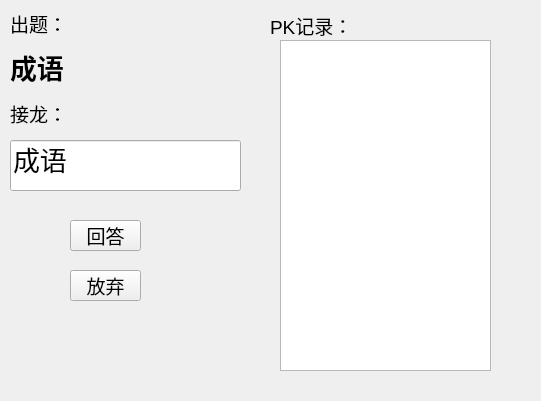
<?xml version="1.0" encoding="UTF-8"?>
<ui version="4.0">
 <class>Form</class>
 <widget class="QWidget" name="Form">
  <property name="geometry">
   <rect>
    <x>0</x>
    <y>0</y>
    <width>541</width>
    <height>401</height>
   </rect>
  </property>
  <property name="windowTitle">
   <string>成语接龙</string>
  </property>
  <widget class="QLabel" name="lblIdiom">
   <property name="geometry">
    <rect>
     <x>10</x>
     <y>46</y>
     <width>181</width>
     <height>41</height>
    </rect>
   </property>
   <property name="sizePolicy">
    <sizepolicy hsizetype="Expanding" vsizetype="Preferred">
     <horstretch>2</horstretch>
     <verstretch>0</verstretch>
    </sizepolicy>
   </property>
   <property name="font">
    <font>
     <pointsize>20</pointsize>
     <weight>75</weight>
     <bold>true</bold>
    </font>
   </property>
   <property name="contextMenuPolicy">
    <enum>Qt::DefaultContextMenu</enum>
   </property>
   <property name="text">
    <string>成语</string>
   </property>
  </widget>
  <widget class="QLabel" name="lblName1">
   <property name="geometry">
    <rect>
     <x>10</x>
     <y>98</y>
     <width>57</width>
     <height>31</height>
    </rect>
   </property>
   <property name="font">
    <font>
     <pointsize>14</pointsize>
    </font>
   </property>
   <property name="text">
    <string>接龙：</string>
   </property>
  </widget>
  <widget class="QLineEdit" name="lineEdit">
   <property name="geometry">
    <rect>
     <x>10</x>
     <y>140</y>
     <width>231</width>
     <height>51</height>
    </rect>
   </property>
   <property name="font">
    <font>
     <pointsize>20</pointsize>
     <weight>50</weight>
     <bold>false</bold>
    </font>
   </property>
   <property name="text">
    <string>成语</string>
   </property>
  </widget>
  <widget class="QLabel" name="lblName2">
   <property name="geometry">
    <rect>
     <x>270</x>
     <y>10</y>
     <width>101</width>
     <height>31</height>
    </rect>
   </property>
   <property name="font">
    <font>
     <pointsize>14</pointsize>
    </font>
   </property>
   <property name="text">
    <string>PK记录：</string>
   </property>
  </widget>
  <widget class="QTextBrowser" name="textBrowser">
   <property name="geometry">
    <rect>
     <x>280</x>
     <y>40</y>
     <width>211</width>
     <height>331</height>
    </rect>
   </property>
  </widget>
  <widget class="QPushButton" name="pushButton">
   <property name="geometry">
    <rect>
     <x>70</x>
     <y>220</y>
     <width>71</width>
     <height>31</height>
    </rect>
   </property>
   <property name="font">
    <font>
     <pointsize>14</pointsize>
    </font>
   </property>
   <property name="text">
    <string>回答</string>
   </property>
  </widget>
  <widget class="QPushButton" name="cancelButton">
   <property name="geometry">
    <rect>
     <x>70</x>
     <y>270</y>
     <width>71</width>
     <height>31</height>
    </rect>
   </property>
   <property name="minimumSize">
    <size>
     <width>0</width>
     <height>27</height>
    </size>
   </property>
   <property name="font">
    <font>
     <pointsize>14</pointsize>
    </font>
   </property>
   <property name="toolTip">
    <string>&lt;html&gt;&lt;head/&gt;&lt;body&gt;&lt;p&gt;&lt;span style=&quot; font-size:10pt;&quot;&gt;放弃&lt;/span&gt;&lt;/p&gt;&lt;/body&gt;&lt;/html&gt;</string>
   </property>
   <property name="text">
    <string>放弃</string>
   </property>
  </widget>
  <widget class="QLabel" name="lblName1_2">
   <property name="geometry">
    <rect>
     <x>10</x>
     <y>8</y>
     <width>57</width>
     <height>31</height>
    </rect>
   </property>
   <property name="font">
    <font>
     <pointsize>14</pointsize>
    </font>
   </property>
   <property name="text">
    <string>出题：</string>
   </property>
  </widget>
 </widget>
 <resources/>
 <connections/>
</ui>
